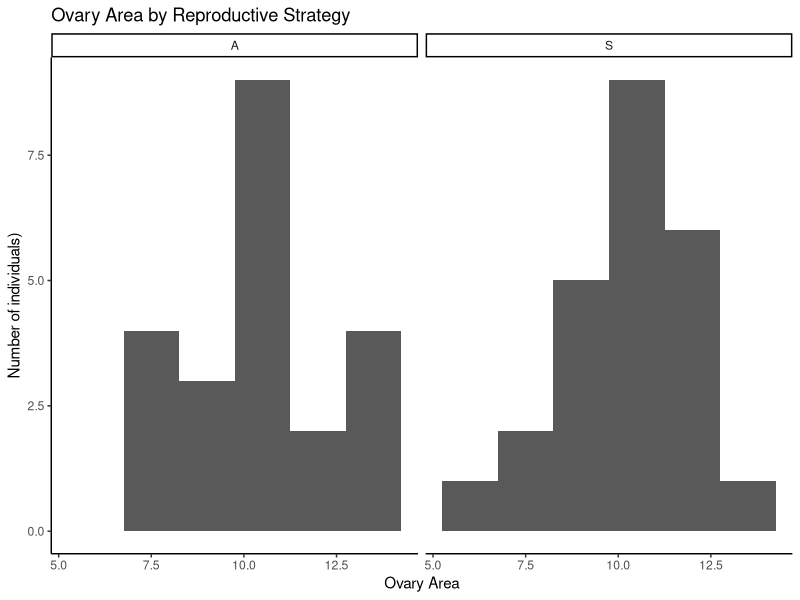

Reproduce this figure in R.
## ---- chunk 1
knitr::opts_chunk$set(echo = T)
## ---- chunk 2
library(tidyverse)
setwd("/Users/evemorrison/Documents/343/CC2/data")
cc1_data <- read.csv("A1_Data_Excel.csv") %>% select(poptype, width, height, flonum)
cc1_data$ovary_area <- cc1_data$width*cc1_data$height
names(cc1_data)
print(cc1_data)
## ---- chunk 3
area_means <- aggregate(ovary_area ~ poptype, data=cc1_data, mean)
print(area_means)
## ---- chunk 4
library(knitr)
kable(area_means, caption = "Ovary Area Means by Reproductive Strategy")
## ---- chunk 5
library(ggplot2)
Plot1 <- ggplot( aes(x=ovary_area), data=cc1_data) + geom_histogram(binwidth=1.5) + xlab("Ovary Area") + ylab("Number of individuals)") + labs(title="Ovary Area by Reproductive Strategy") + theme_classic() + facet_wrap(~ poptype) 
print(Plot1)
